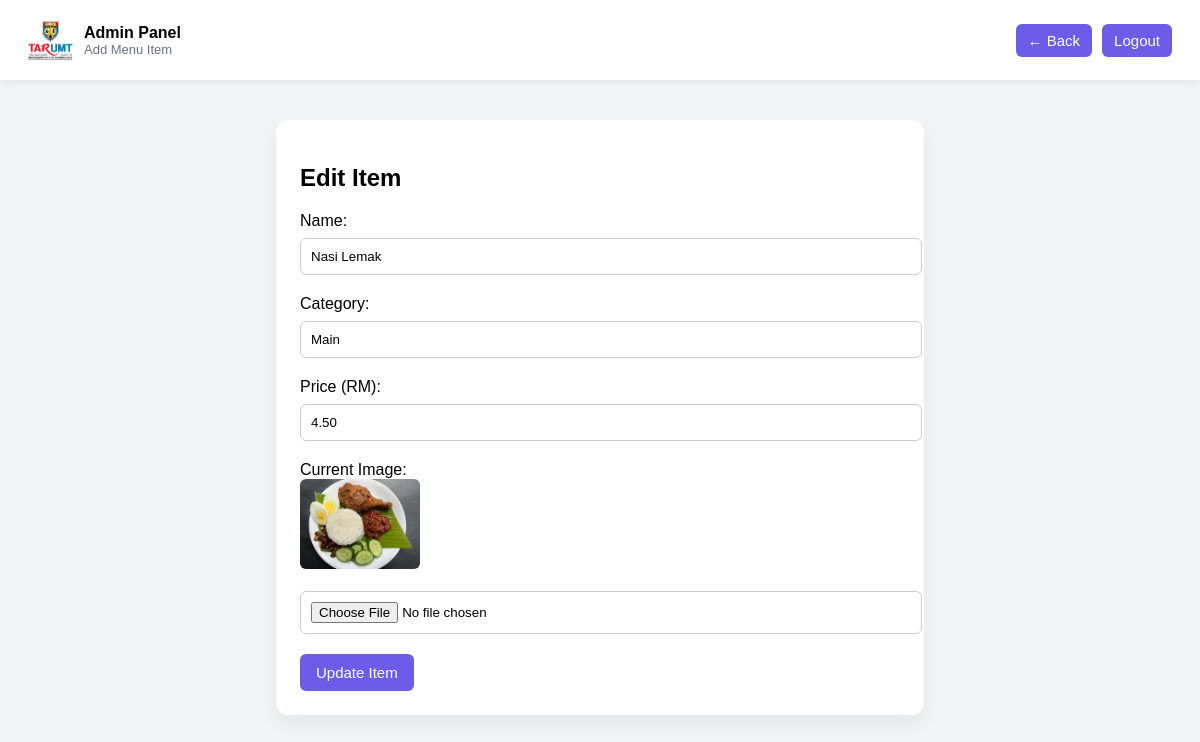
The app's page /myproject/admin_edit_item.php?id=1 (signed in) with its own data.
### tables this page shows
CREATE TABLE `menu` (
  `id` int(11) NOT NULL,
  `name` varchar(255) DEFAULT NULL,
  `category` varchar(100) DEFAULT NULL,
  `price` decimal(10,2) DEFAULT NULL,
  `image` varchar(255) DEFAULT NULL
);

### myproject/admin_edit_item.php (the view, shortened to what this page needs)
<?php
require "db.php";
$id = intval($_GET['id']);
$stmt = $conn->prepare("SELECT * FROM menu WHERE id = ?");
$stmt->execute([$id]);
$item = $stmt->fetch(PDO::FETCH_ASSOC);
?>
<!doctype html>
<html>
<head>
</head>
<body>
<header>
    <div class="logo-box"><div class="logo"><img src="img/logo.jpg" class="logo-img"> </div>
        <div>
            <div style="font-weight:700;">Admin Panel</div>
            <div style="font-size:13px; color:#6b7280;">Add Menu Item</div>
        </div>
    </div>
    <div style="display:flex; gap:10px;">
        <button onclick="location.href='admin.php'"
                class="btn"
                style="width:auto; padding:8px 12px;">
            ← Back
        </button>
        <button onclick="location.href='logout.php'"
                class="btn"
                style="width:auto; padding:8px 12px;">
            Logout
        </button>
    </div>
</header>
<div class="container">
    <h2>Edit Item</h2>
    <form method="POST" enctype="multipart/form-data">
        <label>Name:</label>
        <input type="text" name="name" value="<?= htmlspecialchars($item['name']) ?>" required>
        <label>Category:</label>
        <input type="text" name="category" value="<?= htmlspecialchars($item['category']) ?>" required>
        <label>Price (RM):</label>
        <input type="number" step="0.01" name="price" value="<?= $item['price'] ?>" required>
        <label>Current Image:</label><br>
        <?php if ($item['image']): ?>
            <img class="thumb" src="uploads/<?= $item['image'] ?>">
        <?php else: ?>
            <p>No image uploaded</p>
        <?php endif; ?>
        <input type="file" name="image" accept="image/*">
        <button class="btn" type="submit">Update Item</button>
    </form>
</div>
</body>
</html>

### myproject/admin_edit_item.php (style rules this page uses)
body { font-family: Arial; background:#f3f4f6; margin:0; }
.container { max-width:600px; margin:40px auto; background:white; padding:24px; border-radius:12px; box-shadow:0 10px 20px rgba(0,0,0,0.06); }
header { display:flex; justify-content:space-between; align-items:center; padding:18px 28px; background:white; box-shadow:0 2px 8px rgba(0,0,0,0.08); }
.logo-box { display:flex; align-items:center; gap:12px }
.logo { width:44px; height:44px; display:flex; align-items:center; justify-content:center; font-weight:700; border-radius:8px; }
.logo-img { width: 55px; height: 55px; object-fit: cover; border-radius: 8px; }
input, select { width:100%; padding:10px; margin:8px 0 20px 0; border:1px solid #ccc; border-radius:6px; }
.btn { padding:10px 16px; border:none; cursor:pointer; border-radius:6px; background:#6c5ce7; color:white; font-size:15px; }
.thumb { width:120px; height:90px; object-fit:cover; border-radius:6px; margin-bottom:10px; }

### records on screen
menu: name "Nasi Lemak", category "Main", price "4.50", image (picture)
